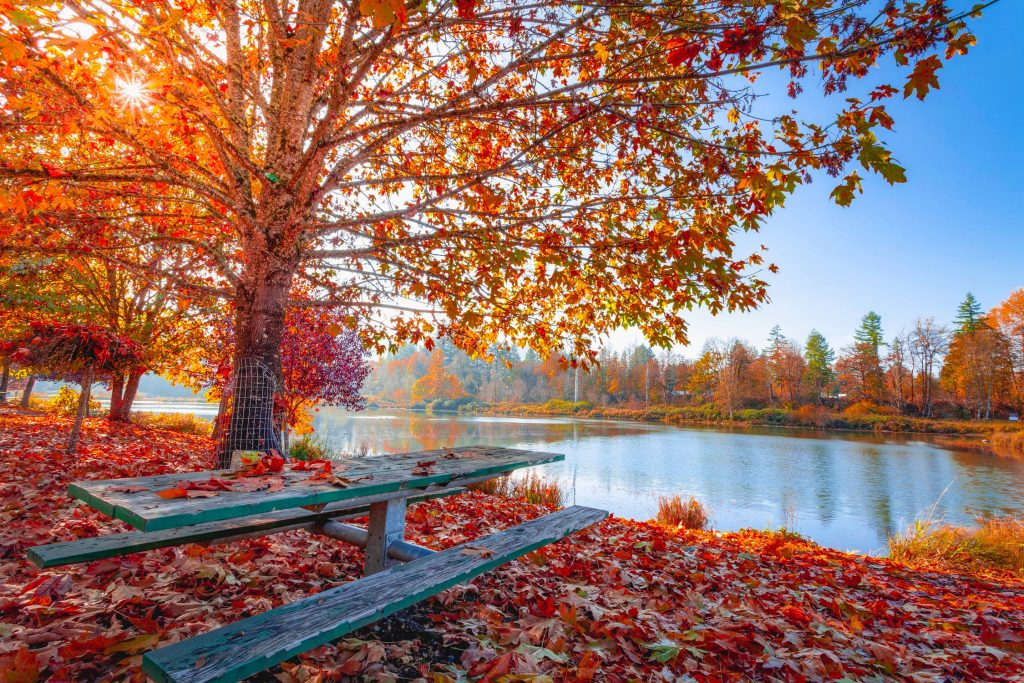
#> input picture images/autumn.jpeg, 1024 x 683 px
$ python practice1_anastasia_funkner.py --input_path ../images/autumn.jpeg
#> lines starting #> are read from the running program, lines starting #| are printed output that depends on the picture
#> in main, image is the input picture: shape (683, 1024, 3); mean B, G, R 98.6, 109.9, 147.7
### src/imagefilter.py
import cv2


class ImageFilter():
    def __init__(self, grey=False, shape=None, crop=None):
        self.grey = grey
        self.crop = crop

        if shape:
            self.shape = shape
        else:
            self.shape = None

    def process_image(self, image):

        if self.grey:
            image = cv2.cvtColor(image, cv2.COLOR_BGR2GRAY)
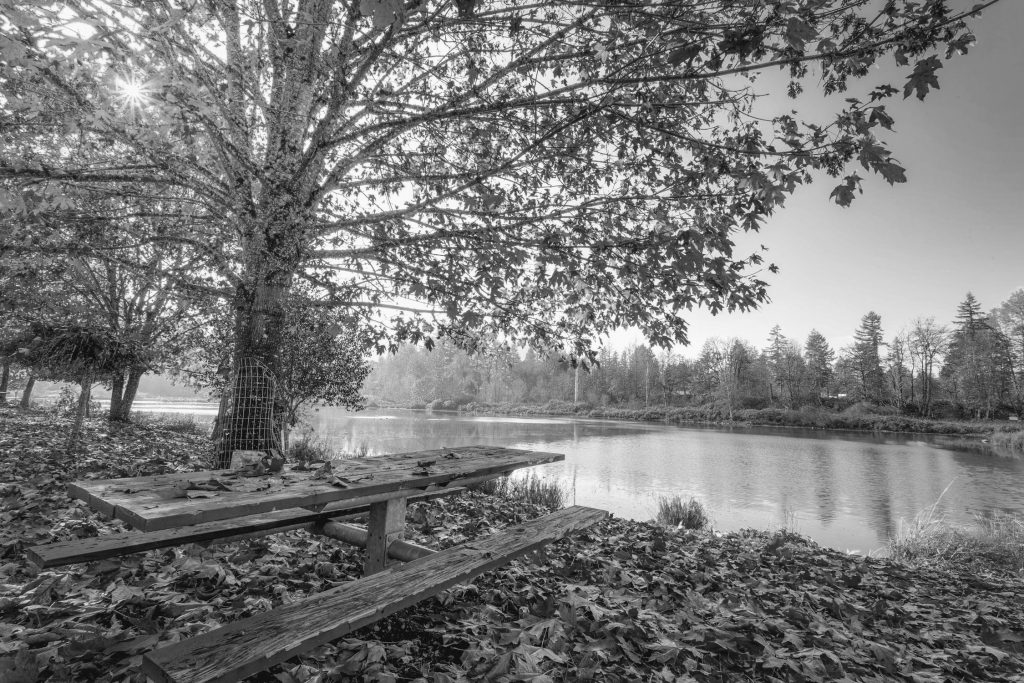
#> image: shape (683, 1024); min 1, max 255, mean 119.9

        if self.shape is not None:
            image = cv2.resize(image, dsize=self.shape)

        if self.crop:
            two_size = image.shape[:2]
#> two_size = (683, 1024)
            min_size = min(two_size)
#> min_size = 683
            new_slice = []

            for size in two_size:
                if size != min_size:
                    diff_half = (size - min_size) // 2
                    new_slice.append(slice(diff_half, diff_half + min_size, 1))
                else:
                    new_slice.append(slice(0, min_size, 1))

            image = image[tuple(new_slice)]
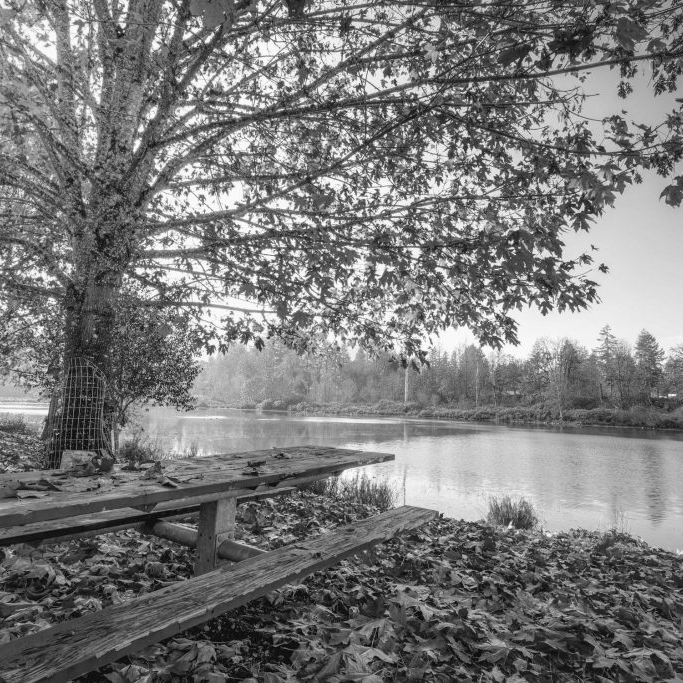
#> image: shape (683, 683); min 1, max 255, mean 121.6

        return image

### samples/practice1_anastasia_funkner.py
import sys
import cv2
import logging as log
import argparse
import os

sys.path.append('..\\src')

from imagefilter import ImageFilter


def build_argparse():
    parser = argparse.ArgumentParser()
    parser.add_argument('-i', '--input_path', help='input image path', type=str)

    return parser


def main():
    log.basicConfig(format="[ %(levelname)s ] %(message)s", level=log.INFO, stream=sys.stdout)
    log.info("Hello image filtering")
    args = build_argparse().parse_args()

    image_path = args.input_path
    log.info(args.input_path)

    image = cv2.imread(image_path)
    my_filter = ImageFilter(grey=True, shape=None, crop=True)

    cv2.imshow("Image1", image)
    cv2.imshow("Image2", my_filter.process_image(image))
    cv2.waitKey(0)
    cv2.destroyAllWindows()

    return


if __name__ == '__main__':
    sys.exit(main())
#> (the program exits here)

$ run again, on images/cow.jpg
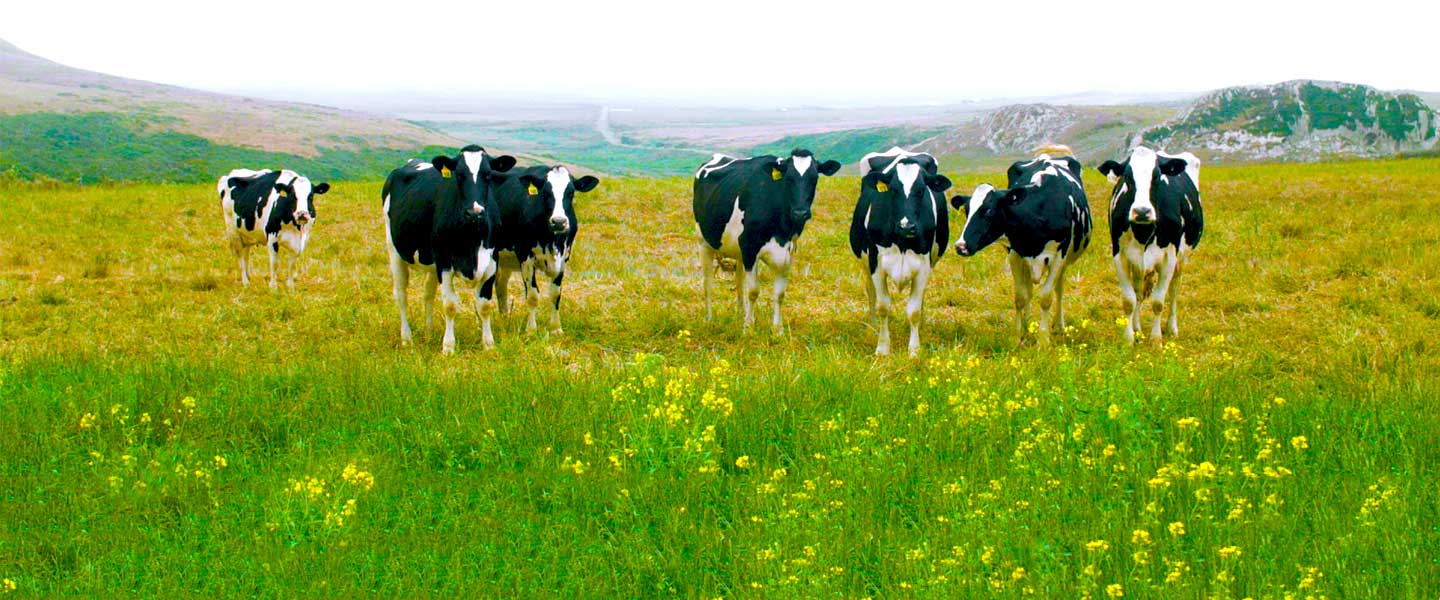
#> input picture images/cow.jpg, 1440 x 600 px
#> in main, image is the input picture: shape (600, 1440, 3); mean B, G, R 74.6, 164.8, 141.4
#> in process_image, `image = cv2.cvtColor(image, cv2.COLOR_BGR2GRAY)`:
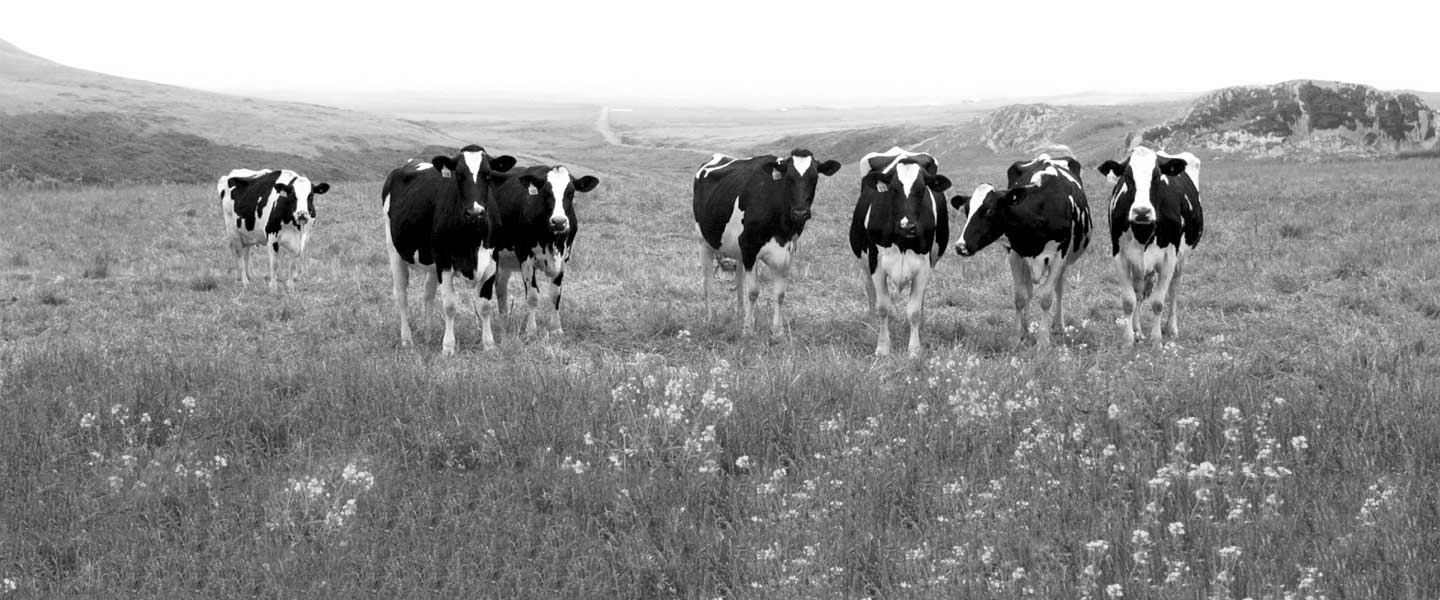
#> image: shape (600, 1440); min 0, max 255, mean 147.5
#> in process_image, `image = image[tuple(new_slice)]`:
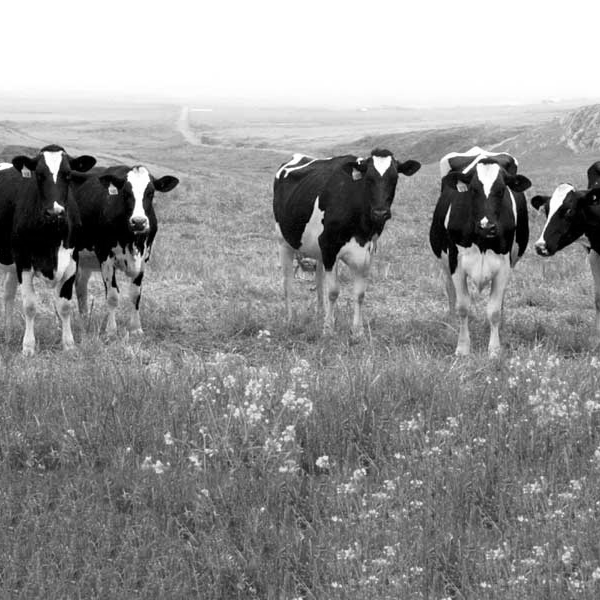
#> image: shape (600, 600); min 0, max 255, mean 147.8

$ run again, on images/cow2.jpg
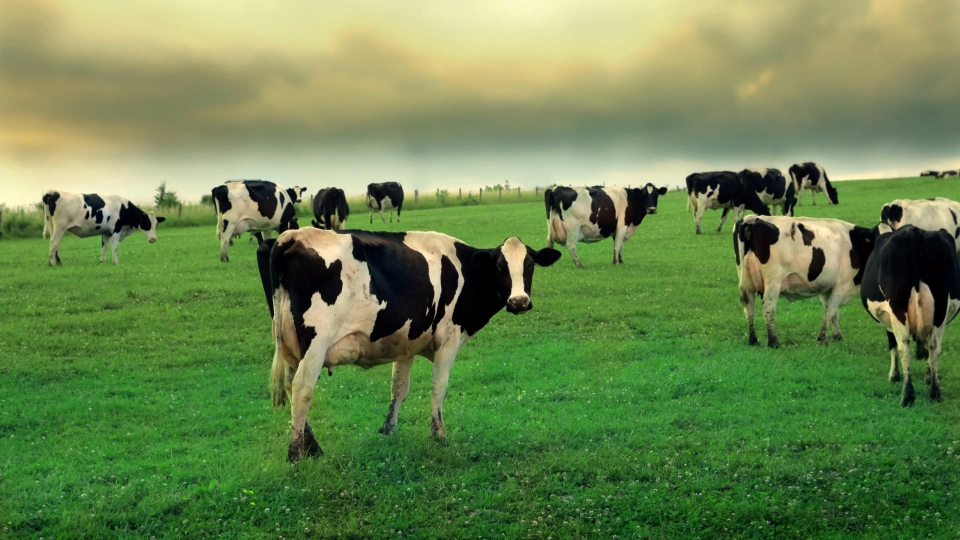
#> input picture images/cow2.jpg, 1920 x 1080 px (shown at 1/2 size)
#> in main, image is the input picture: shape (1080, 1920, 3); mean B, G, R 78.7, 133.7, 107.1
#> in process_image, `image = cv2.cvtColor(image, cv2.COLOR_BGR2GRAY)`:
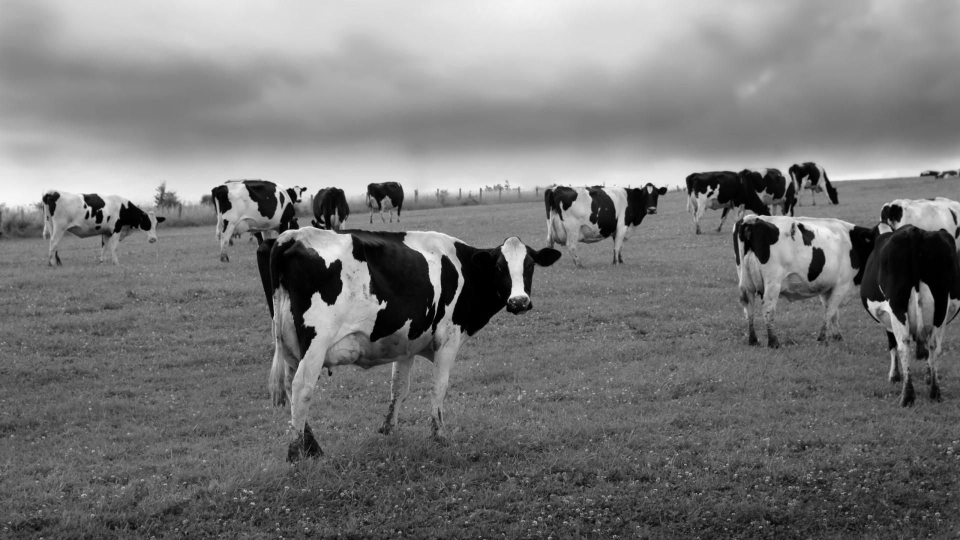
#> image: shape (1080, 1920) (shown at 1/2 size); min 0, max 249, mean 119.4
#> in process_image, `image = image[tuple(new_slice)]`:
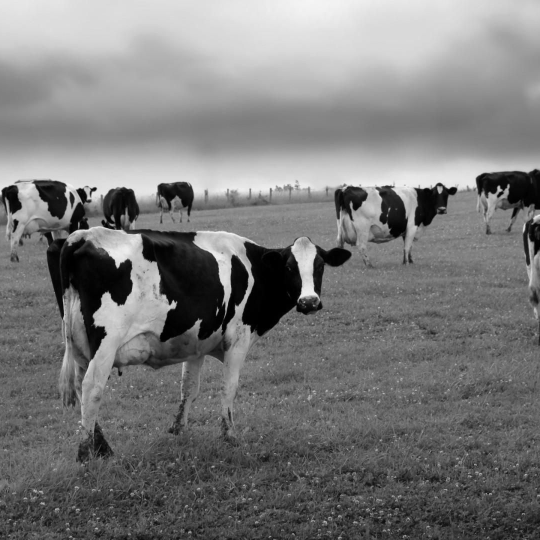
#> image: shape (1080, 1080) (shown at 1/2 size); min 0, max 248, mean 122.4
